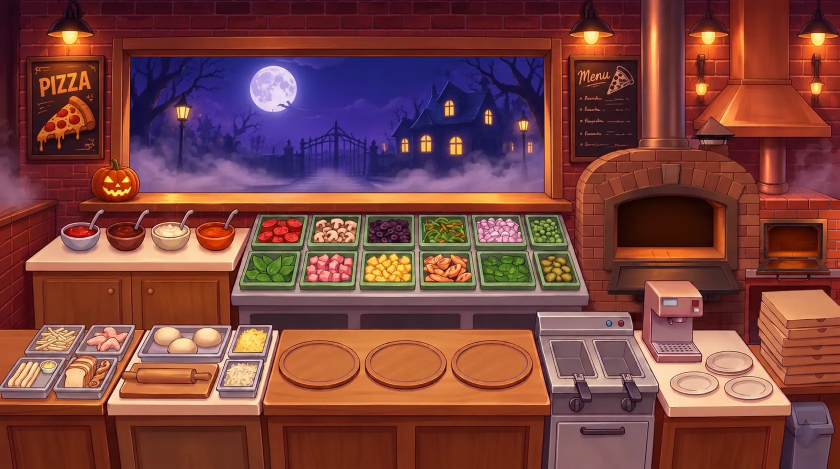
#> input picture tools/pizza_source/pizza_background.webp, 1679 x 937 px (shown at 1/2 size)
$ python make_pizza_art.py
#> lines starting #> are read from the running program, lines starting #| are printed output that depends on the picture
#!/usr/bin/env python3
"""Build the Pizza Place runtime art (public/assets/pizza/) from tools/pizza_source/. Rerunnable: python3 tools/make_pizza_art.py

What it does (all numbers are 1679x937 background pixels unless said otherwise):
- background: pizza_back.webp (whole picture) and pizza_front.webp (same picture with the window glass cut out, so customers stand between them).
- stations: ovens, fryer halves and the ice cream machine are cut down to the frames the game plays, scaled and packed into small sprite sheets
  (the supplied sheets would use about 170 MB of GPU memory; see the report printed at the end).
- atlases: the supplied atlases are copied as Phaser atlases (hash JSON); the effects atlas is repacked to the few sprites that are used.
"""
import json, math, os, shutil, sys
from PIL import Image

ROOT = os.path.dirname(os.path.dirname(os.path.abspath(__file__)))
SRC = os.path.join(ROOT, 'tools', 'pizza_source')
OUT = os.path.join(ROOT, 'public', 'assets', 'pizza')
GLASS = (262, 112, 1080, 385)  # window glass in the 1679x937 background (measured)
mem = {}


def save(im, path, **kw):
    os.makedirs(os.path.dirname(path), exist_ok=True)
    im.save(path, 'WEBP', quality=kw.get('quality', 88), method=6, lossless=kw.get('lossless', False))
    mem[os.path.relpath(path, OUT)] = im.width * im.height * 4 / 1048576


def background():
    im = Image.open(os.path.join(SRC, 'pizza_background.webp')).convert('RGBA')
    save(im, os.path.join(OUT, 'background', 'pizza_back.webp'), quality=90)
    front = im.copy()
    px = front.load()
    for y in range(GLASS[1], GLASS[3]):
        for x in range(GLASS[0], GLASS[2]):
            px[x, y] = (0, 0, 0, 0)
    save(front, os.path.join(OUT, 'background', 'pizza_front.webp'), quality=90)
#> in save (call 2), `im.save(path, 'WEBP', quality=kw.get('quality', 88), method=6, lossles..`:
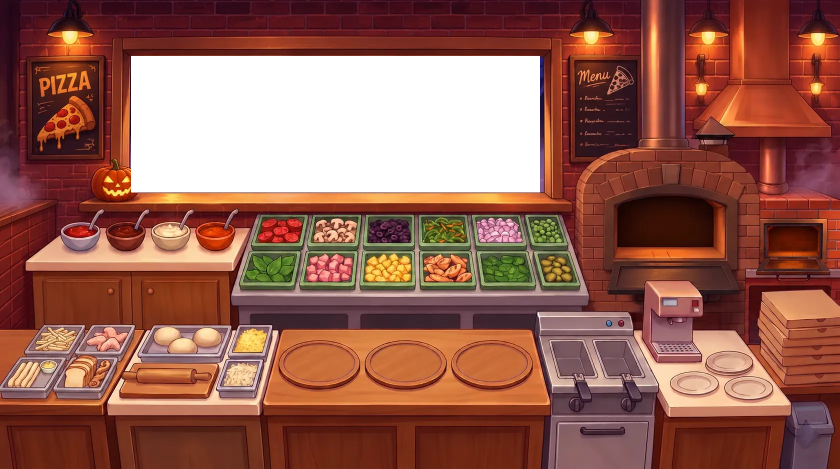
#> saved as pizza_front.webp: PIL image 1679x937 RGBA (shown at 1/2 size); mean R, G, B, A 113, 59.3, 45.7, 218.8; transparent parts drawn white
    thumb = im.convert('RGB').resize((420, 234), Image.LANCZOS)
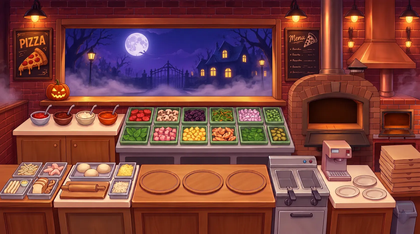
#> thumb: PIL image 420x234 RGB; mean R, G, B 123.2, 67.2, 63.3
    save(thumb, os.path.join(OUT, 'background', 'pizza_thumb.webp'))


# [32 lines left out: function atlas_from, not called in this run]


def atlases():
#> (the run stopped early here; a loop or call above may not have finished)
